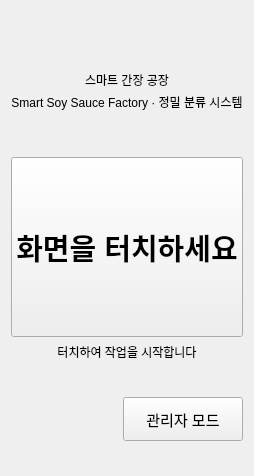
<?xml version="1.0" encoding="UTF-8"?>
<ui version="4.0">
 <class>LockScreen</class>
 <widget class="QWidget" name="LockScreen">
  <layout class="QVBoxLayout" name="verticalLayout_lock">
   <item>
    <spacer name="verticalSpacer_top">
     <property name="orientation">
      <enum>Qt::Orientation::Vertical</enum>
     </property>
     <property name="sizeHint" stdset="0">
      <size>
       <width>20</width>
       <height>60</height>
      </size>
     </property>
    </spacer>
   </item>
   <item>
    <layout class="QVBoxLayout" name="verticalLayout_brand">
     <property name="spacing">
      <number>4</number>
     </property>
     <item>
      <widget class="QLabel" name="label_lockTitle">
       <property name="alignment">
        <set>Qt::AlignmentFlag::AlignCenter</set>
       </property>
       <property name="text">
        <string>스마트 간장 공장</string>
       </property>
      </widget>
     </item>
     <item>
      <widget class="QLabel" name="label_lockSubtitle">
       <property name="alignment">
        <set>Qt::AlignmentFlag::AlignCenter</set>
       </property>
       <property name="text">
        <string>Smart Soy Sauce Factory · 정밀 분류 시스템</string>
       </property>
      </widget>
     </item>
    </layout>
   </item>
   <item>
    <spacer name="verticalSpacer_mid1">
     <property name="orientation">
      <enum>Qt::Orientation::Vertical</enum>
     </property>
     <property name="sizeHint" stdset="0">
      <size>
       <width>20</width>
       <height>40</height>
      </size>
     </property>
    </spacer>
   </item>
   <item>
    <widget class="QPushButton" name="touchToEnterButton">
     <property name="minimumSize">
      <size>
       <width>0</width>
       <height>180</height>
      </size>
     </property>
     <property name="font">
      <font>
       <pointsize>22</pointsize>
       <weight>75</weight>
       <bold>true</bold>
      </font>
     </property>
     <property name="text">
      <string>화면을 터치하세요</string>
     </property>
    </widget>
   </item>
   <item>
    <widget class="QLabel" name="label_touchHint">
     <property name="alignment">
      <set>Qt::AlignmentFlag::AlignCenter</set>
     </property>
     <property name="text">
      <string>터치하여 작업을 시작합니다</string>
     </property>
    </widget>
   </item>
   <item>
    <spacer name="verticalSpacer_mid2">
     <property name="orientation">
      <enum>Qt::Orientation::Vertical</enum>
     </property>
     <property name="sizeHint" stdset="0">
      <size>
       <width>20</width>
       <height>30</height>
      </size>
     </property>
    </spacer>
   </item>
   <item>
    <layout class="QHBoxLayout" name="horizontalLayout_admin">
     <item>
      <spacer name="horizontalSpacer">
       <property name="orientation">
        <enum>Qt::Orientation::Horizontal</enum>
       </property>
       <property name="sizeHint" stdset="0">
        <size>
         <width>40</width>
         <height>20</height>
        </size>
       </property>
      </spacer>
     </item>
     <item>
      <widget class="QPushButton" name="adminModeButton">
       <property name="minimumSize">
        <size>
         <width>120</width>
         <height>44</height>
        </size>
       </property>
       <property name="font">
        <font>
         <pointsize>11</pointsize>
        </font>
       </property>
       <property name="text">
        <string>관리자 모드</string>
       </property>
      </widget>
     </item>
    </layout>
   </item>
   <item>
    <spacer name="verticalSpacer_bottom">
     <property name="orientation">
      <enum>Qt::Orientation::Vertical</enum>
     </property>
     <property name="sizeHint" stdset="0">
      <size>
       <width>20</width>
       <height>24</height>
      </size>
     </property>
    </spacer>
   </item>
  </layout>
 </widget>
 <resources/>
 <connections/>
</ui>
